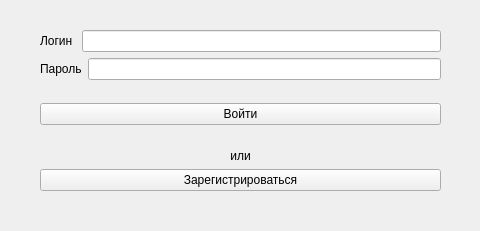
<?xml version="1.0" encoding="UTF-8"?>
<ui version="4.0">
 <class>authorization</class>
 <widget class="QWidget" name="authorization">
  <property name="geometry">
   <rect>
    <x>0</x>
    <y>0</y>
    <width>480</width>
    <height>231</height>
   </rect>
  </property>
  <property name="windowTitle">
   <string>Form</string>
  </property>
  <widget class="QWidget" name="">
   <property name="geometry">
    <rect>
     <x>40</x>
     <y>30</y>
     <width>401</width>
     <height>161</height>
    </rect>
   </property>
   <layout class="QVBoxLayout" name="verticalLayout_3">
    <item>
     <layout class="QVBoxLayout" name="verticalLayout">
      <item>
       <layout class="QHBoxLayout" name="horizontalLayout">
        <item>
         <widget class="QLabel" name="label">
          <property name="text">
           <string>Логин </string>
          </property>
         </widget>
        </item>
        <item>
         <widget class="QLineEdit" name="lineEdit"/>
        </item>
       </layout>
      </item>
      <item>
       <layout class="QHBoxLayout" name="horizontalLayout_2">
        <item>
         <widget class="QLabel" name="label_2">
          <property name="text">
           <string>Пароль</string>
          </property>
         </widget>
        </item>
        <item>
         <widget class="QLineEdit" name="lineEdit_2"/>
        </item>
       </layout>
      </item>
      <item>
       <spacer name="verticalSpacer_2">
        <property name="orientation">
         <enum>Qt::Vertical</enum>
        </property>
        <property name="sizeHint" stdset="0">
         <size>
          <width>20</width>
          <height>40</height>
         </size>
        </property>
       </spacer>
      </item>
      <item>
       <widget class="QPushButton" name="pushButton">
        <property name="text">
         <string>Войти</string>
        </property>
       </widget>
      </item>
     </layout>
    </item>
    <item>
     <spacer name="verticalSpacer">
      <property name="orientation">
       <enum>Qt::Vertical</enum>
      </property>
      <property name="sizeHint" stdset="0">
       <size>
        <width>20</width>
        <height>40</height>
       </size>
      </property>
     </spacer>
    </item>
    <item>
     <layout class="QVBoxLayout" name="verticalLayout_2">
      <item>
       <widget class="QLabel" name="label_3">
        <property name="text">
         <string>или</string>
        </property>
        <property name="alignment">
         <set>Qt::AlignCenter</set>
        </property>
       </widget>
      </item>
      <item>
       <widget class="QPushButton" name="pushButton_2">
        <property name="text">
         <string>Зарегистрироваться</string>
        </property>
       </widget>
      </item>
     </layout>
    </item>
   </layout>
  </widget>
 </widget>
 <resources/>
 <connections/>
</ui>
